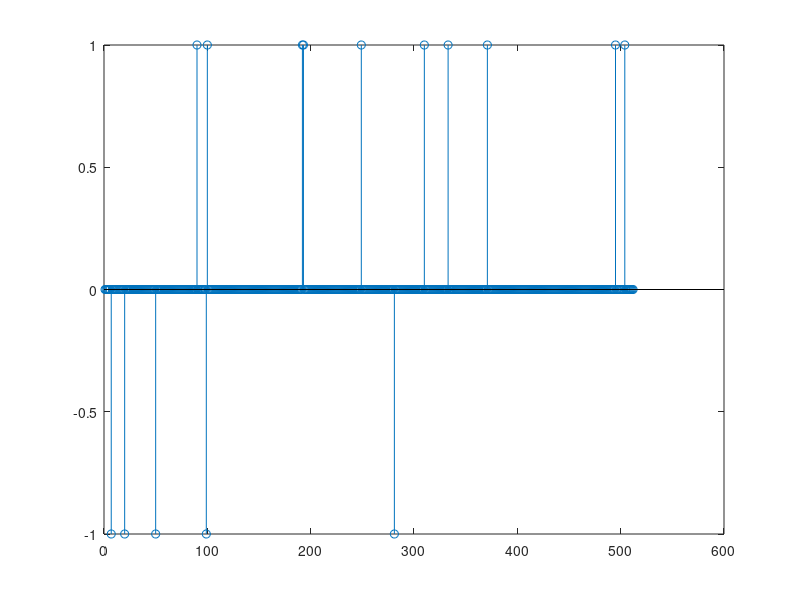

Source code (MATLAB): (Note: this script raises an error after producing the figure.)
%% Simulation of LPNN in LASSO problem
% We are concerned about the *LASSO constrained problem* that may be expressed 
% as follows:
% 
% $\underset{x}{\;\min } \;{\left\|r-\phi x\right\|}_2^2 \;,$ s.t. ${\left\|x\right\|}_1 
% \le \eta$
% 
% In this simulation, we try to investigate the LPNN approach (Lagrange Programming 
% Neural Network) on a singal processing area. Let's formulate the problem in 
% a such way it make it clearer.
%% Problem foundation
% In compressive sampling, we receive a noisy observation $r=\phi \;x+\xi \in 
% R^m$ where
%% 
% * $\phi \;\in R^{m\times \;n\;} \;$is the measurement matrix, with $m<n$
% * $x\in R^n$ is the original signal
% * $\xi \in R^m$ is the noise vector
%% 
% Recovering the unknown original vector $x$ is considering the *LASSO* problem 
% 
% $\underset{x}{\;\min } \;{\left\|r-\phi x\right\|}_2^2 \;,$ s.t. ${\left\|x\right\|}_1 
% \le \eta$
% 
% In our study we readjust the previous formulation as follows
% 
% $\underset{x}{\;\min } \;{\left\|r-\phi x\right\|}_2^2 \;,$ s.t. ${\left\|x\right\|}_{1,k} 
% \le \eta$
% 
% where ${\left\|x\right\|}_{1,k} =\sum_{i=1}^n {\left|x_i \right|}_{1,k}$where 
% ${\left|x_i \right|}_{1,k} =\frac{1}{k}\left\lbrack \ln \left(1+e^{-{\textrm{kx}}_i 
% } \right)+\ln \left(1+e^{{\textrm{kx}}_i } \right)\right\rbrack$
%% Experiments
% In this part, we generate a compressive sampling vector $x$ having $n$ components 
% with $N_z$ nonzeros ones. We derive from it a corresponding observation $r$ 
% by adding some noise $\xi$ according to the Gaussian distribution. We try to 
% figure out the original signal $x$ from that observation $r$. And hence we could 
% evaluate the performance of the recovering method with the MSE. The details 
% follow Section 5 of [1] description. And this can be summarized as follows
%% 
% * $n=512$ with $N_z =15,20,25$ and $n=4096$ with $N_z =\;75,100,125$
% * Nonzero components' values are -2 or 2
% * Random $\pm 1$ matrix is used as measurement matrix $\phi$. Each column 
% must be normilized.
% * The noise level are $\sigma^2 =0\ldotp {02}^2 ,0\ldotp {01}^2 ,0\ldotp {001}^2$
% * Each setting is simulated 100 times and the results are then reported.
%% Coding
% Setting up the workspace

clear variables;
clc;
% Initialisations

rng('shuffle');     % Force the same random number generation
m = 100;            % Number of measurements
sigma = 0.02;       % Noise power level
% Generating the sampling vector
% Recall that $x\in R^n$ having $N_z$ nnz components with an amplitude $\pm 
% 1$ and $\left|x{\left|\right.}_1 <\eta \right.$.

n = 512;            % Signal length
Nz = 15;            % The number of nnz
amplitude = 1;      % Signal amplitude
eta = amplitude * Nz;

% Code Anis
x = zeros(n,1);
q = randperm(n);
x(q(1:Nz)) = (amplitude+1)*ones(Nz,1);
iter=0;
while (norm(x,1)>eta)
      x(q(1:Nz)) = amplitude*sign(randn(Nz,1));
      iter=iter+1;
end
% Code Anis

% Check nnz components number
assert(sum(x~=0)==Nz,'There is nnz %d instead of %d.', sum(x~=0), Nz)
% Check vector l1 norm
assert(norm(x,1) <= eta, '|x|=%.2f > %.2f.', norm(x,1), eta)

% Plot the signal
stem(x);
% Generating the measuremnt matrix
% Recall that $\phi \in R^{m\times n}$ matrix with $\pm 1$ components. Each 
% column have to be normilized.

phi = randn(m, n);                      % Generating the matrix
phi = -(phi<0) + (phi>=0);              % +1/-1 values
phi = normc(phi);                       % Column normalization
assert(rank(phi) == m, 'phi is not full rank');
% Generating the observation
% Recall that $r=\phi \;x+\xi$

xi = sigma * randn(m, 1);   % Noisy vector
r = phi * x + xi;           % The observation
% Plot signal
stem(r, 'diamondr', 'filled');
% Solution and performance
% We are using ODE solver in our approach. The solver requires initial conditions 
% x0 to start integration. We want to inspect how the initial conditions affect 
% the performance of the solver. Moreover, each solver may impact differently 
% the performance mainly the time execution and the memory usage. We also want 
% to unfold the effect of the solver on the performance. Preliminary experiments 
% show that the execution time may exceeds 10h with more than 5000 iterations 
% in some circumstances, that’s why we force the execution to break off when reaching 
% the first 500 iterations.
% Initial conditiuons
% At this moment we have 2 heeds:
%% 
% * ${\left\|x_0 \right\|}_{1,k} <\eta$
% * In [1], $x_{0_i }$ is arround $\pm 1$for a signal with amplitude equals 
% to 2
%% 
% In our experiments we try evaluate the following scenarios, generate $x_0$ 
% according
%% 
% # $x_0 =A\times 0\ldotp 03\times N\left(0,1\right)$
% # $x_0 =\beta \ldotp \textrm{xg}$ where $\beta =\frac{0\ldotp 95\times \eta 
% }{{\left\|x_0 \right\|}_{1,k} }$ and $\textrm{xg}=A\times N\left(0,1\right)$
% # As in [1], $x_{0_i }$are around $\pm 1$ (not tested yet)

% Select one approach to generate x0
nApproach = 1;
nx0 = 1;
switch nApproach
    case 1
        % 1st approach
        x0 = amplitude * 0.03 * randn(n,nx0);
        %x0(:,nx0) = zeros(n,1);
    case 2
        % 2nd approach
        xg = amplitude * randn(n,nx0);
        beta = (0.95 * eta) / norm(xg, 1);
        x0 = beta * xg;
    otherwise
        % 3rd approach
        % to be implemented
end
%stem(x0);
%fprintf('end');

% The solver selection
% The used solver is ODE113. Along with different dynamics were tested such 
% as 
%% 
% # pklpnn1: our approach (first impementation)
% # pklpnn2: our approach (second impementation)
% # lpnn: as described in [1]
%% 
% Refer to https://www.mathworks.com/help/matlab/math/choose-an-ode-solver.html
%% x0

% Just testing the default method in lpnn1 (Mr Anis version)
% Select witch solver

tk = 5000; %3 * 10^8;%

timenomr = zeros(nx0,1);
nDigits = 10;
for i=1:nx0
    tic;
    norx0 = k1metrix(x0(:,i),tk);
    timenomr(i) = toc;
    fprintf('||x0%d||k,1=%.4f\n',i,norx0);
    assert(norx0<=eta,'x0 does not comply');
end
%% Solving ODE with function

oldprec = digits(nDigits);
t = [0 150]; %linspace(0,100,10);%
k = 5000;
lamda0 = .5;


setting.eta = eta;
data.x0 = x0;
data.phi = phi;
data.r = r;
data.x = x;
simParam.lambda0 =lamda0;
simParam.tspan = t;
setting.k = k;

% 1: pklpnn v1, 2: pklpnn v2, 3: lassolpnn, 4: LassoConstrained
% other: LassoActiveSet
nSolver = 3;
switch(nSolver)
    case 1
        % pk-LPNN v1
        saveFile = 'pkLPNN1';
    case 2
        % pk-LPNN v2
        saveFile = 'pkLPNN2';
    case 3
        % LASSO-LPNN
        saveFile = 'lassoLPNN';
    case 4
        % LassoConstrained
        saveFile = 'lassoConsLPNN';
    otherwise
        % LassoActiveSet
        saveFile = 'LassoActiveSetLPNN';
end

%odeSol = cell(1, nx0);

odeSol = odeSolver(data, simParam, setting, nSolver);
fprintf('error = %E time = %s\n',odeSol.odeerr(end),...
    char(duration(0,0,odeSol.timeode)));

fprintf('done');


digits(oldprec);
saveFile = sprintf('sim-%s-n%dm%dnz%dsg%.0ek%.0gphiUN.mat',...
    saveFile,n,m,Nz,sigma,k);

save(saveFile);